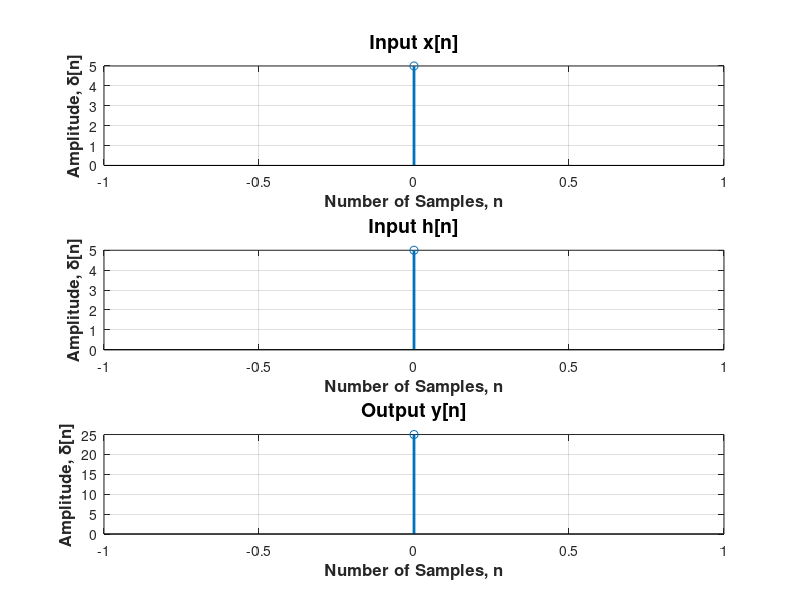

This figure's MATLAB source:
clc;
clear all;
close all;
x = input("Enter the input sequence x[n]: ");
h = input("Enter the input sequence h[n]: ");
xlen = length(x);
hlen = length(h);
ylen = xlen + hlen -1;
y = conv(x, h);

subplot(3, 1, 1);
stem((0:xlen-1),x,'linewidth',2);
xlabel('Number of Samples, n','fontsize',12,'fontweight','bold');
ylabel('Amplitude, \delta[n]','fontsize', 12,'fontweight', 'bold');
title('Input x[n]', 'fontsize', 14);
grid on;
hold on;

subplot(3, 1, 2);
stem((0:hlen-1),h,'linewidth',2);
xlabel('Number of Samples, n','fontsize',12,'fontweight','bold');
ylabel('Amplitude, \delta[n]','fontsize', 12,'fontweight', 'bold');
title('Input h[n]', 'fontsize', 14);
grid on;
hold on;

subplot(3, 1, 3);
stem((0:ylen-1),y,'linewidth',2);
xlabel('Number of Samples, n','fontsize',12,'fontweight','bold');
ylabel('Amplitude, \delta[n]','fontsize', 12,'fontweight', 'bold');
title('Output y[n]', 'fontsize', 14);
grid on;
hold on;
